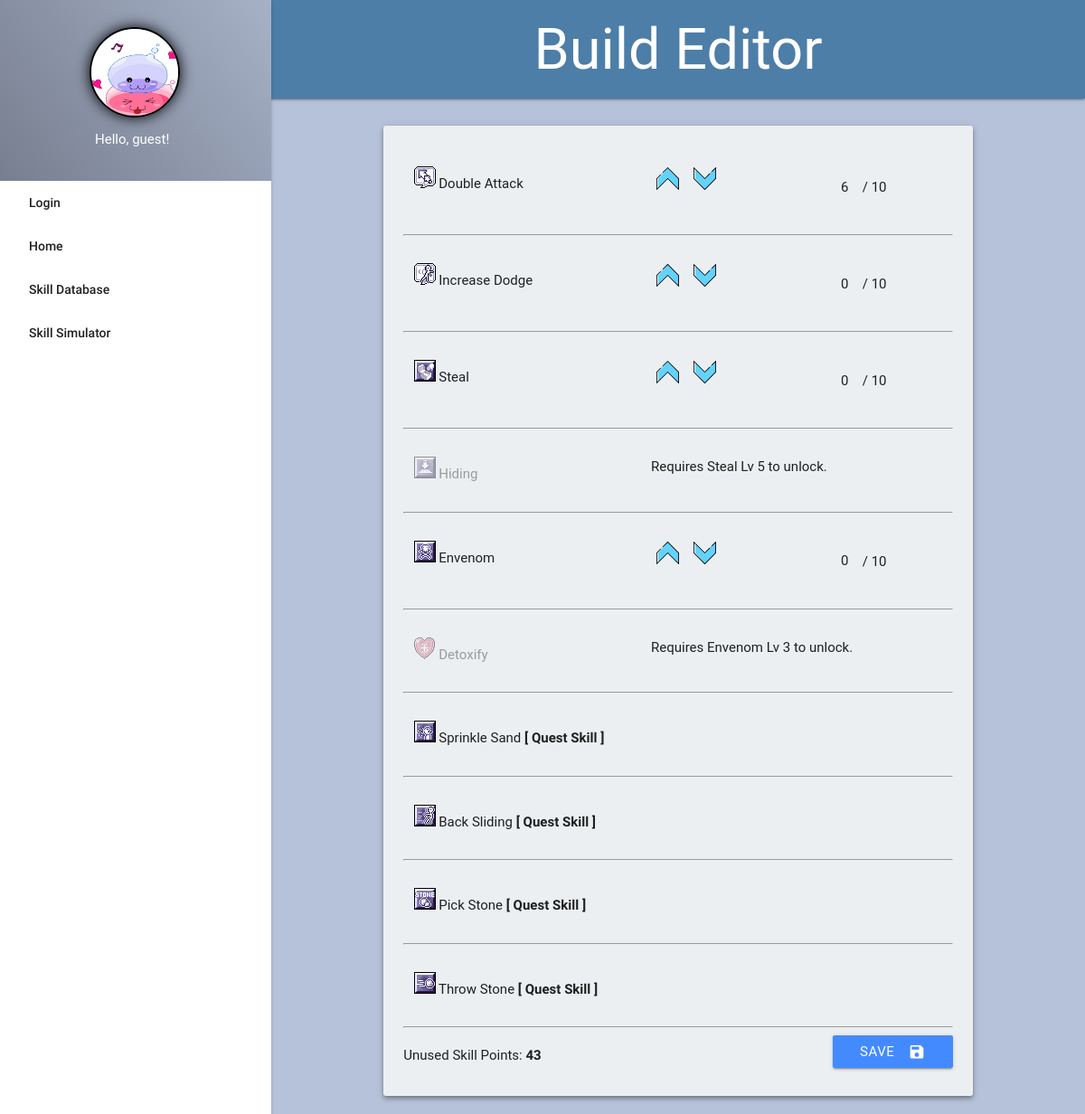
Before: /build_update.php?build_id=19 with the older database file.
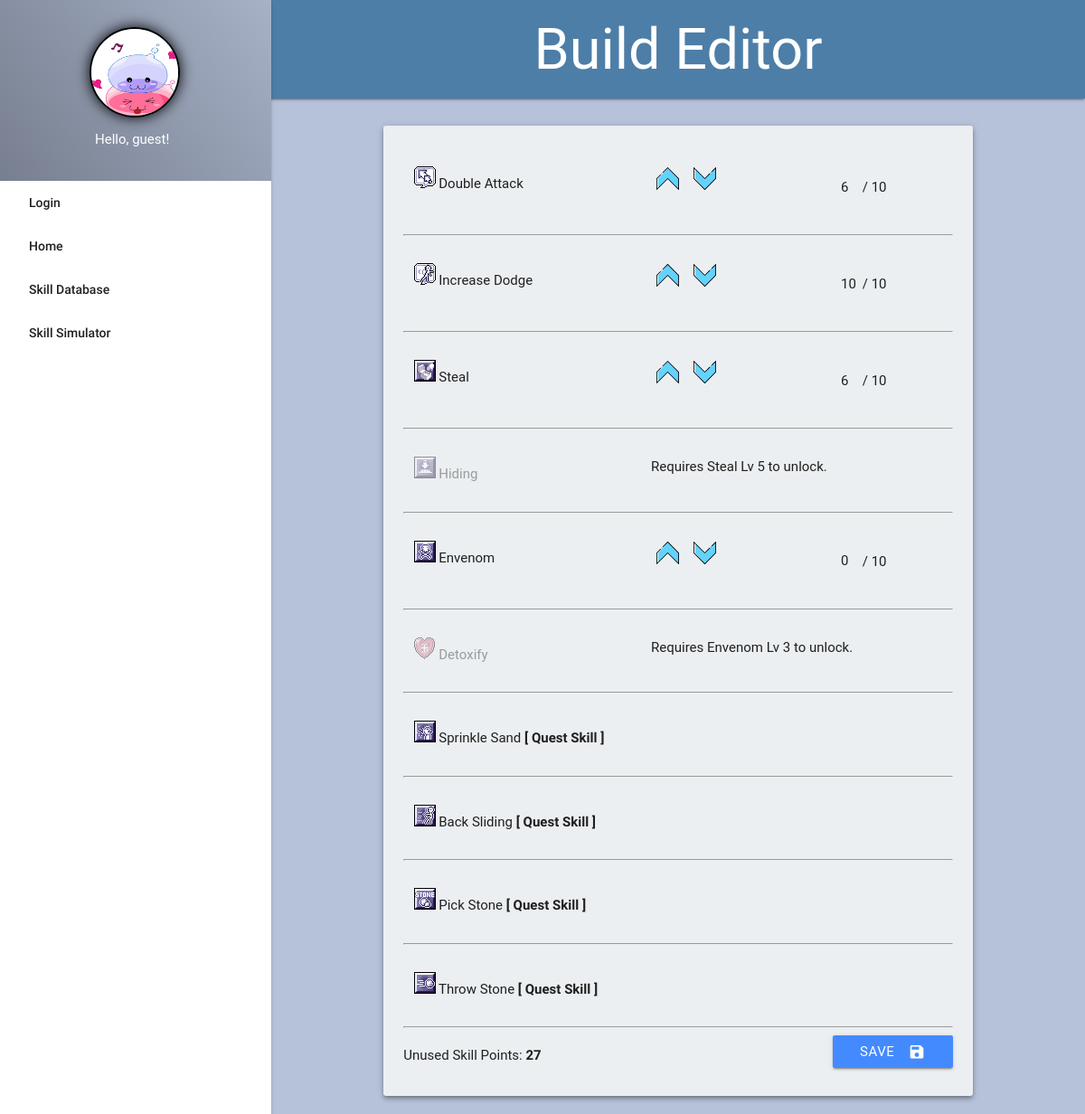
After: the same page with the newer database file.
### tables this page shows
CREATE TABLE `skill_sims` (
  `id` int(10) NOT NULL,
  `skill_id` int(10) DEFAULT NULL,
  `level` int(10) NOT NULL,
  `build_id` int(10) DEFAULT NULL,
  `pts_left` int(11) NOT NULL
);

CREATE TABLE `skills` (
  `id` int(10) NOT NULL,
  `skill_name` varchar(255) NOT NULL,
  `description` text NOT NULL,
  `class` varchar(255) NOT NULL,
  `required_for` varchar(255) NOT NULL DEFAULT 'None',
  `max_level` int(10) NOT NULL,
  `icon` varchar(255) NOT NULL,
  `quest_skill` varchar(255) NOT NULL DEFAULT 'No',
  `unlock_requirements` varchar(255) NOT NULL DEFAULT 'None'
);

### build_update.php (the view, shortened to what this page needs)
<?php
function header_title(){
	echo 'Build Editor';
};
function display_content(){
	global $conn;
	$build_id = $_GET['build_id'];
	echo '<div class="container">';
	$sql = "SELECT * FROM skill_sims ss JOIN skills s ON ss.skill_id = s.id WHERE build_id = '$build_id'";
	$result = mysqli_query($conn, $sql);
		echo '<div class="row">
			<div class="bg margin-top z-depth-2 col l12 m12 s12">
				<form method="POST">';
				while($row = mysqli_fetch_assoc($result)){
					extract($row);
					if($quest_skill == 'No'){
							echo'<div class="row row-no-margin">
								<div class="'.$id.' col l5 m5 s12">
									<img id="icon'.$skill_name.'" src="'.$icon.'"> <span>'.$skill_name.'</span>
								</div>
								<div class="skill-data'.$id.' col l4 m4 s6"><button id="add'.$skill_name.'" onclick="level(1,this.id)" type="button" class="add'.$id.'"><img src="images/up-arrow.svg" alt="up" height="25"></button>
									<button id="min'.$skill_name.'" onclick="level(-1,this.id)" type="button" class="min'.$id.'"><img src="images/down-arrow.svg" alt="down" height="25"></button>
								</div>
								<div class="skill-data'.$id.' col l3 m3 s6">
										<input readonly type="text" id="level'.$skill_name.'" class="level'.$id.' current-skill-level" name="'.$skill_name.'" value="'.$level.'" style="width: 20px; border-bottom: none; margin: 0">
										<span style="display:none" id="hidden'.$skill_name.'" class="hidden'.$id.'">'.$level.'</span>
										<span class="hide-on-small-only"> / </span>
										<span id="max'.$skill_name.'" class="hide-on-small-only">'.$max_level.'</span><br>
								</div>';
								if($unlock_requirements != 'None'){
									echo '<div class="skill-requirements'.$id.' col l7 m7 s12">
										<span>Requires '.$unlock_requirements.' to unlock.</span>
									</div>';
								}
							echo '</div><hr>';
					};
					if($quest_skill == 'Yes'){
							echo '<div class="row row-no-margin">
								<div class="'.$id.' col l12 m12 s12">
									<img id="icon'.$skill_name.'" src="'.$icon.'"> <span>'.$skill_name.' <b>[ Quest Skill ]</b></span>
									<input hidden type="text" id="level'.$skill_name.'" name="'.$skill_name.'" value="1">
								</div>
							</div><hr>';
					};
				};
					echo '<button type="submit" name="updateBuild" class="btn blue accent-2 btn-hover-scale right"><i class="right material-icons">save</i>Save</button>
					<span>Unused Skill Points: <b><input type="text" id="sp_left" name="sp_left" value="'.$pts_left.'" style="width: 20px; border-bottom: none; margin: 0"></b></span>
				</form>
			</div>
		</div>
	</div>';
};
require_once 'template.php';
?>

Changed rows visible on the page:
changed skill_sims "Increase Dodge": level "0" → "10"
changed skill_sims "Steal": level "0" → "6"
changed skill_sims "Throw Stone": sp_left "43" → "27"
